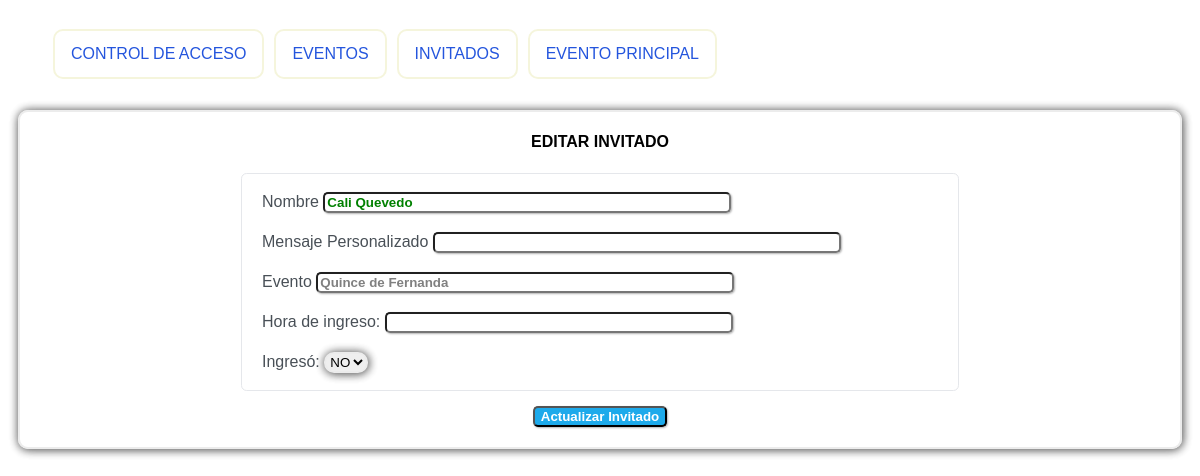
The page /eventos/invitado_update/8 on the database as committed earlier.
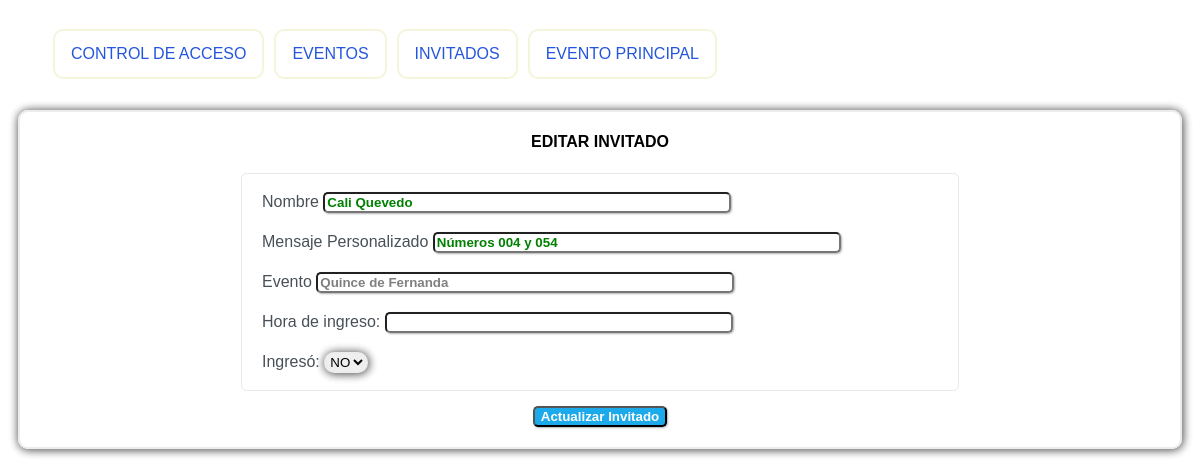
The same page on the database as committed later.
### Eventosapp/models.py (models this page shows, shortened)
class Invitados(models.Model):
    idInvitado = models.AutoField(primary_key=True)
    nombre = models.CharField(max_length=70, null=False, verbose_name='Nombre',blank=False)
    idEvento = models.ForeignKey(Evento,on_delete=models.CASCADE,null=False,blank=False)
    ingreso = models.BooleanField(verbose_name='Ingresó', null=False,default=False)
    hora_ingreso = models.TimeField(verbose_name='Hora de Ingreso', null=True,blank=True)
    qr = models.ImageField(upload_to='qr', null=True, blank=True)
    mensaje = models.CharField(max_length=200, null=True, blank=True)
    class Meta:
        verbose_name='invitado'
        verbose_name_plural='invitados'
        db_table = 'invitados'

class Evento(models.Model):
    idEvento = models.AutoField(primary_key=True)
    descripcion = models.CharField(max_length=50, null=False,verbose_name='Nombre')
    fechaInicio = models.DateTimeField(null=False, verbose_name='fecha')
    lugar = models.CharField(max_length=30,null= False,verbose_name='Lugar')
    activo  = models.BooleanField(default=True,verbose_name='Activo')
    video = models.FileField(upload_to='video/',null=True,blank=True, validators=[validate_video], error_messages={'invalid': 'Solo se permiten archivos MP4 para video.'})
    imagen = models.FileField(upload_to='img/',null=True,blank=True, validators=[validate_imagen], error_messages={'invalid': 'Solo se permiten archivos JPEG para imagen.'})
    class Meta:
        db_table = "eventos"

### Eventosapp/views.py (the view)
# urls.py: path("invitado_update/<int:pk>",InvitadoUpdate,name="invitado_update"),
def InvitadoUpdate(request,pk):
    invitado = get_object_or_404(Invitados, idInvitado=pk)
    return render(request, 'invitadoupdate.html',{"tipo": "Actualizar Invitado","invitado":invitado})

### Eventosapp/templates/invitadoupdate.html (shortened to what this page needs)
{% extends "base_template.html" %}
{% block content %}
<div class="card">
    <div class="card-header">
        <h4  style="text-align: center;">EDITAR INVITADO</h4>
    </div>
    <div class="card-body">
        <form action="{% url 'eventos:invitado_updaterecord' invitado.idInvitado %}" method="post" >
            <div class="label-input">
                <p>
                    <label for="id_nombre">Nombre</label>
                    <input type="text" name="nombre" required="True" id="id_nombre" maxlength="70"
                        value="{{ invitado.nombre }}" style="width: 400px;background-color:transparent; color: green;">
                </p>
                <p>
                    <label for="id_mensaje">Mensaje Personalizado</label>
                    <input type="text" name="mensaje" id="id_mensaje" maxlength="200"
                        value="{{ invitado.mensaje }}" style="width: 400px;background-color:transparent; color: green;" >
                </p>
                <p>
                    <label for="id_evento">Evento</label>
                    <input type="text" name="NombreEvento" required="True" id="id_evento"
                        value="{{ invitado.idEvento.descripcion }}" style="width: 410px;background-color:transparent;color: grey;" readonly>
                </p>
                <p>
                    <label for="id_hora">Hora de ingreso:</label>
                    <input type="text" name="hora_ingreso" id="id_hora"
                        value="{{ invitado.hora_ingreso|date:'H:i:s' }}" style="width: 340px;background-color:transparent;color: grey;" readonly>
                </p>
                <p>
                    <label for="id_ingreso">Ingresó:</label>
                    <select name="ingreso" id="id_ingreso" class="form-control">
                        {% if invitado.ingreso %}
                        <option value="True" selected >SI</option>
                        <option value="False" >NO</option>
                        {% else %}
                        <option value="False" selected >NO</option>
                        {% endif %}
                    </select>
                </p>
            </div>
            <div class="label-btn">
                <input type="submit" value="{{ tipo }}" class="btn" >
            </div>
        </form>
    </div>
</div>
{% endblock %}

Rows that differ between the two databases and show on the page:
changed Invitados "Cali Quevedo": mensaje (not shown) → "Números 004 y 054"
